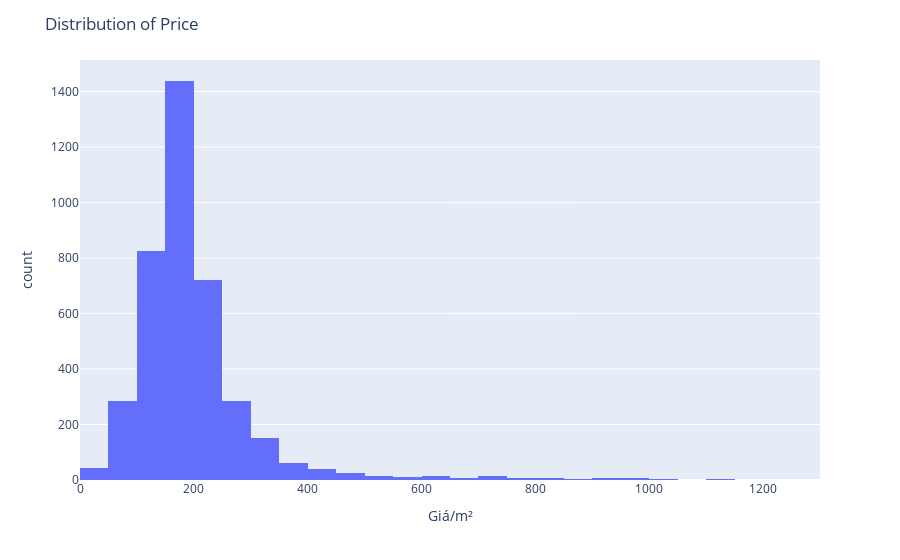

This figure's notebook cell:
### Markdown cell above
#### Phân bố của giá

### Code cell
fig = px.histogram(df, x='Giá/m²', nbins=60, template="plotly")
fig.update_layout(title="Distribution of Price")
fig.show()

### Figure 1 — Plotly figure (JSON) as saved in the notebook; plotly's stock layout.template omitted (floating-point values rounded to 4 significant figures; data arrays with more than 128 entries replaced by an {"elided": "..."} marker saying what was removed)
{"data": [{"alignmentgroup": "True", "bingroup": "x", "hovertemplate": "Giá/m²=%{x}<br>count=%{y}<extra></extra>", "legendgroup": "", "marker": {"color": "#636efa", "pattern": {"shape": ""}}, "name": "", "nbinsx": 60, "offsetgroup": "", "orientation": "v", "showlegend": false, "type": "histogram", "x": {"elided": "3973 float values"}, "xaxis": "x", "yaxis": "y"}], "layout": {"barmode": "relative", "legend": {"tracegroupgap": 0}, "margin": {"t": 60}, "title": {"text": "Distribution of Price"}, "xaxis": {"anchor": "y", "domain": [0, 1], "title": {"text": "Giá/m²"}}, "yaxis": {"anchor": "x", "domain": [0, 1], "title": {"text": "count"}}}}
